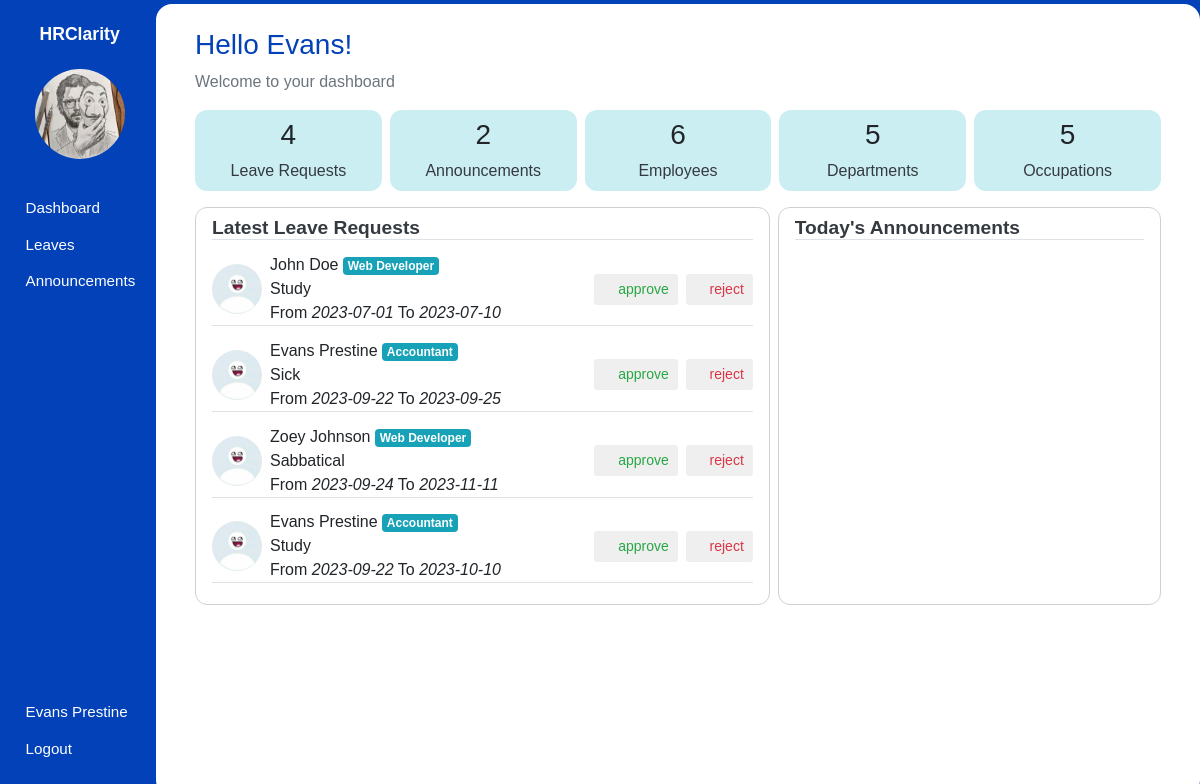
The app's page /admin/dashboard (signed in) with its own data.
### hrms/models.py (models this page shows, shortened)
class User(db.Model, UserMixin):
    id = db.Column(db.Integer, primary_key=True)
    first_name = db.Column(db.String(80), nullable=False)
    last_name = db.Column(db.String(120), nullable=False)
    dob = db.Column(db.Date, nullable=False)
    gender = db.Column(db.String(7), nullable=False)
    email_address = db.Column(db.String(120), nullable=False)
    phone_number = db.Column(db.String(20), nullable=False)
    national_id = db.Column(db.Integer, nullable=False)
    user_level = db.Column(db.Integer, nullable=False, default=1)
    user_type = db.Column(db.String(10), nullable=False, default='employee')
    password = db.Column(db.String(60), nullable=False)
    image_file = db.Column(db.String(20), nullable=False, default='default.jpg')
    leaves = db.relationship('Leave')
    occupation_id = db.Column(db.Integer, db.ForeignKey('occupation.id'), nullable=False)

class Leave(db.Model):
    id = db.Column(db.Integer, primary_key=True)
    leave_type = db.Column(db.String(40), nullable=False)
    from_date = db.Column(db.Date)
    to_date = db.Column(db.Date)
    status = db.Column(db.String(12), default='pending')
    created_at = db.Column(db.DateTime, default=datetime.utcnow)
    employee_id = db.Column(db.Integer, db.ForeignKey('user.id'), nullable=False)

class Occupation(db.Model):
    id = db.Column(db.Integer, primary_key=True)
    name = db.Column(db.String(100), nullable=False)
    department_id = db.Column(db.Integer, db.ForeignKey('department.id'), nullable=False)
    employees = db.relationship('User', backref='occupation', lazy=True)

### hrms/hrm/routes.py (the view)
@admin.route('/admin/dashboard')
@login_required
def admin_dashboard():
    employees_count = User.query.filter(User.user_level == 1).count()
    departments_count = Department.query.count()
    occupations_count = Occupation.query.count()
    today = datetime.now().date()
    announcements = Announcement.query.filter(Announcement.ends_at >= today).order_by(Announcement.ends_at.asc()).all()
    announcements_count = Announcement.query.count()
    latest_pending_leaves = db.session.query(Leave, User).join(User).filter(Leave.status == 'pending').order_by(Leave.created_at.desc()).limit(4).all()
    leaves_count = Leave.query.count()
    return render_template('admin/dashboard.html', page_title='Admin Dashboard', employees_count=employees_count, departments_count=departments_count, occupations_count=occupations_count, announcements=announcements, announcements_count=announcements_count,latest_pending_leaves=latest_pending_leaves, leaves_count=leaves_count, user=current_user)

### hrms/models.py (called while the page is built)
@login_manager.user_loader
def load_user(user_id):
    user = User.query.filter_by(id=user_id).first()
    return user

### hrms/templates/admin/dashboard.html (shortened to what this page needs)
{% extends 'main_layout.html' %} {% block body %}
<section class="app">
  {% include "aside.html" %}
  <main class="Dashboard">
    <div class="main_container container-fluid-fluid dashboard_wrapper p-4">
      <div class="hero container">
        <div class="text">
          <h3>Hello {{ user.first_name }}!</h3>
          <p class="text-secondary">Welcome to your dashboard</p>
        </div>
      </div>
      <div class="container stats">
        <div class="stat">
          <h3>{{ leaves_count }}</h3>
          <a href="{{ url_for('leaves.admin_view_leaves') }}" class="text-dark"
            >Leave Requests</a
          >
        </div>
        <div class="stat">
          <h3>{{ announcements_count }}</h3>
          <a
            href="{{ url_for('announcements.view_announcements') }}"
            class="text-dark"
            >Announcements</a
          >
        </div>
        <div class="stat">
          <h3>{{ employees_count }}</h3>
          <a href="{{ url_for('admin.employees') }}" class="text-dark"
            >Employees</a
          >
        </div>
        <div class="stat">
          <h3>{{ departments_count }}</h3>
          <a href="{{ url_for('organization.departments') }}" class="text-dark"
            >Departments</a
          >
        </div>
        <div class="stat">
          <h3>{{ occupations_count }}</h3>
          <a href="{{ url_for('organization.occupations') }}" class="text-dark"
            >Occupations</a
          >
        </div>
      </div>
      <div class="container updates">
        <div class="update">
            <a href="{{ url_for('leaves.admin_view_leaves') }}" class="text-dark">
                <h2 class="border-bottom">Latest Leave Requests</h2>
            </a>
            {% for leave, employee in latest_pending_leaves %}
            <div class="leaves border-bottom">
                <div class="info">
                    <img src="{{ url_for('static', filename='images/dp.jpg') }}" alt="">
                    <div class="text">
                        <span class="names">{{ employee.first_name }} {{ employee.last_name }} <span class="badge badge-info">{{ employee.occupation.name }}</span></span>
                        <span>{{ leave.leave_type }}</span>
                        <span>From <i>{{ leave.from_date }}</i> To <i>{{ leave.to_date }}</i></span>
                    </div>
                </div>
                <div class="actions">
                    <form
                      action="{{ url_for('leaves.request_approval', leave_id=leave.id, status='approved') }}"
                      method="post"
                    >
                      <button type="submit" class="btn btn-sm text-success">
                        <span class="icon icon-check text-success"></span>
                        approve
                      </button>
                    </form>
                    <form
                      action="{{ url_for('leaves.request_approval', leave_id=leave.id, status='rejected') }}"
                      method="post"
                    >
                      <button type="submit" class="btn btn-sm text-danger">
                        <span class="icon icon-cancel text-danger"></span>
                        reject
                      </button>
                    </form>
                </div>
            </div>
            {% endfor %}
        </div>
        <div class="update">
            <a href="{{ url_for('announcements.view_announcements') }}" class="text-dark">
                <h2 class="border-bottom">Today's Announcements</h2>
            </a>
        </div>
      </div>
    </div>
  </main>
</section>
{% endblock body %}

### hrms/templates/aside.html (shortened to what this page needs)
<aside>
  <h1 class="mt-3">HRClarity</h1>
  <div class="container text-center mt-4">
    <img src="{{ url_for('static', filename='images/profile_pictures/' ~ current_user.image_file ) }}" alt="Employee" class="rounded-circle" width="90" height="90" />
  </div>
  <div class="links">
    <ul>
      {% if current_user.user_level == 1 %}
        <li>
            <a href="{{ url_for('employee.employee_dashboard') }}">
                <span class="icon icon-home"></span>
                <span>Dashboard</span>
            </a>
        </li>
        <li>
            <a href="{{ url_for('leaves.employee_view_leaves') }}">
                <span class="icon icon-car"></span>
                <span>Leaves</span>
            </a>
        </li>
        <li>
            <a href="{{ url_for('announcements.employee_view_announcements') }}">
                <span class="icon icon-speaker"></span>
                <span>Announcements</span>
            </a>
        </li>
      {% endif %}
    </ul>
    <ul>
      <li>
        <a href="{{ url_for('user.profile_settings', employee_id=current_user.id) }}">
            <span class="icon icon-user"></span>
            <span>{{ user.first_name }} {{ user.last_name }}</span>
        </a>
      </li>
      <li>
        <a href="{{ url_for('user.logout') }}">
            <span class="icon icon-power-off"></span>
            <span>Logout</span>
        </a>
      </li>
    </ul>
  </div>
</aside>

### hrms/static/css/icomoon.css (style rules this page uses)
[class^="icon-"], [class*=" icon-"] { font-family: 'icomoon' !important; speak: none; font-style: normal; font-weight: normal; font-variant: normal; text-transform: none; line-height: 1; -webkit-font-smoothing: antialiased; -moz-osx-font-smoothing: grayscale; }
.icon-user:before { content: "\f007"; }
.icon-check:before { content: "\f00c"; }
.icon-power-off:before { content: "\f011"; }
.icon-home:before { content: "\f015"; }
.icon-car:before { content: "\f1b9"; }
.icon-cancel:before { content: "\e5c9"; }
.icon-speaker:before { content: "\e32d"; }

### hrms/static/css/styles.css (style rules this page uses)
* { font-family: sans-serif, Arial, Helvetica; padding: 0; margin: 0; }
.app { background: #0241b8; height: 100vh; display: flex; align-items: center; }
.app aside { width: 13%; height: 100%; padding: 0.5em 0 0.2em 0.2em; color: #fff; }
.app aside h1 { font-size: 1.1em; font-weight: bold; text-align: center; }
.app aside .links ul { list-style: none; }
.app aside .links ul li { margin: 0.1em 0; padding: 6px; }
.app aside .links ul li a { text-decoration: none; color: #ffffff; display: flex; align-items: center; }
.app aside .links ul:nth-of-type(1) { margin: 2em 0; }
.app aside .links ul:nth-of-type(2) { position: absolute; bottom: 1em; }
.app aside .links .icon { margin: 0 0.3em 0 0; }
.app aside .links a span:nth-of-type(2), .app aside .links .icon { font-size: 0.95em; }
.app main { width: 87%; height: 99vh; overflow-y: auto; z-index: 5; }
.app main .main_container { border-radius: 16px; background: #fff; padding-bottom: 12px; height: 100%; overflow: auto; }
.Dashboard .dashboard_wrapper { height: 100%; }
.Dashboard .dashboard_wrapper .hero .text h3 { color: #0241b8; }
.Dashboard .dashboard_wrapper .stats { display: grid; grid-template-columns: repeat(5, 1fr); gap: 0.5em; }
.Dashboard .dashboard_wrapper .stats .stat { background: rgb(203, 238, 243); padding: 0.5em 1em; border-radius: 12px; text-align: center; }
.Dashboard .dashboard_wrapper .updates { display: grid; grid-template-columns: 3fr 2fr; gap: 0.5em; margin-top: 1em; }
.Dashboard .dashboard_wrapper .updates .update { border: 1px solid rgb(209, 208, 208); padding: 0.5em 1em; border-radius: 12px; }
.Dashboard .dashboard_wrapper .updates .update h2 { font-size: 1.2em; font-weight: bold; }
.Dashboard .dashboard_wrapper .updates .update .leaves { display: flex; justify-content: space-between; align-items: center; margin: 0.8em 0; }
.Dashboard .dashboard_wrapper .updates .update .leaves .info { display: flex; align-items: center; gap: 0.5em; }
.Dashboard .dashboard_wrapper .updates .update .leaves .info img { width: 50px; border-radius: 50%; }
.Dashboard .dashboard_wrapper .updates .update .leaves .info .text { display: flex; flex-direction: column; }
.Dashboard .dashboard_wrapper .updates .update .leaves .actions { display: flex; gap: 0.5em; }

### records on screen
User: image_file (picture), first_name "Evans", last_name "Prestine"
Leave: first_name "John", last_name "Doe", occupation.name "Web Developer", leave_type "Study", from_date "2023-07-01", to_date "2023-07-10"
Leave: first_name "Evans", last_name "Prestine", occupation.name "Accountant", leave_type "Sick", from_date "2023-09-22", to_date "2023-09-25"
Leave: first_name "Zoey", last_name "Johnson", occupation.name "Web Developer", leave_type "Sabbatical", from_date "2023-09-24", to_date "2023-11-11"
Leave: first_name "Evans", last_name "Prestine", occupation.name "Accountant", leave_type "Study", from_date "2023-09-22", to_date "2023-10-10"

### other values on screen
{{ leaves_count }} "4"
{{ announcements_count }} "2"
{{ employees_count }} "6"
{{ departments_count }} "5"
{{ occupations_count }} "5"
